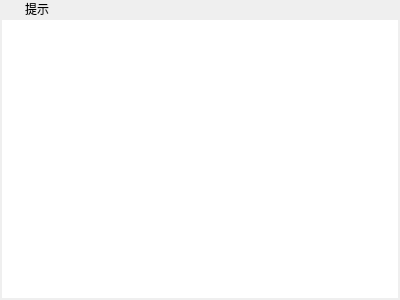
<?xml version="1.0" encoding="UTF-8"?>
<ui version="4.0">
 <class>TipWidget</class>
 <widget class="QWidget" name="TipWidget">
  <property name="geometry">
   <rect>
    <x>0</x>
    <y>0</y>
    <width>400</width>
    <height>300</height>
   </rect>
  </property>
  <property name="windowTitle">
   <string>Form</string>
  </property>
  <layout class="QVBoxLayout" name="verticalLayout">
   <property name="spacing">
    <number>0</number>
   </property>
   <property name="leftMargin">
    <number>0</number>
   </property>
   <property name="topMargin">
    <number>0</number>
   </property>
   <property name="rightMargin">
    <number>0</number>
   </property>
   <property name="bottomMargin">
    <number>0</number>
   </property>
   <item>
    <widget class="QFrame" name="frame_main">
     <property name="frameShape">
      <enum>QFrame::NoFrame</enum>
     </property>
     <property name="frameShadow">
      <enum>QFrame::Raised</enum>
     </property>
     <layout class="QVBoxLayout" name="verticalLayout_2">
      <property name="spacing">
       <number>0</number>
      </property>
      <property name="leftMargin">
       <number>0</number>
      </property>
      <property name="topMargin">
       <number>0</number>
      </property>
      <property name="rightMargin">
       <number>0</number>
      </property>
      <property name="bottomMargin">
       <number>0</number>
      </property>
      <item>
       <widget class="QFrame" name="frame_title">
        <property name="frameShape">
         <enum>QFrame::NoFrame</enum>
        </property>
        <property name="frameShadow">
         <enum>QFrame::Raised</enum>
        </property>
        <layout class="QHBoxLayout" name="horizontalLayout">
         <property name="spacing">
          <number>9</number>
         </property>
         <property name="topMargin">
          <number>0</number>
         </property>
         <property name="bottomMargin">
          <number>0</number>
         </property>
         <item>
          <widget class="QLabel" name="label_icon">
           <property name="sizePolicy">
            <sizepolicy hsizetype="Fixed" vsizetype="Preferred">
             <horstretch>0</horstretch>
             <verstretch>0</verstretch>
            </sizepolicy>
           </property>
           <property name="text">
            <string/>
           </property>
          </widget>
         </item>
         <item>
          <widget class="QLabel" name="label_title">
           <property name="text">
            <string>提示</string>
           </property>
          </widget>
         </item>
        </layout>
       </widget>
      </item>
      <item>
       <widget class="QFrame" name="frame_content">
        <property name="frameShape">
         <enum>QFrame::NoFrame</enum>
        </property>
        <property name="frameShadow">
         <enum>QFrame::Raised</enum>
        </property>
        <layout class="QVBoxLayout" name="verticalLayout_3">
         <property name="spacing">
          <number>0</number>
         </property>
         <property name="leftMargin">
          <number>2</number>
         </property>
         <property name="topMargin">
          <number>2</number>
         </property>
         <property name="rightMargin">
          <number>2</number>
         </property>
         <property name="bottomMargin">
          <number>2</number>
         </property>
         <item>
          <widget class="QTextBrowser" name="textbrowser">
           <property name="frameShape">
            <enum>QFrame::NoFrame</enum>
           </property>
          </widget>
         </item>
        </layout>
       </widget>
      </item>
     </layout>
    </widget>
   </item>
  </layout>
 </widget>
 <resources/>
 <connections/>
</ui>
